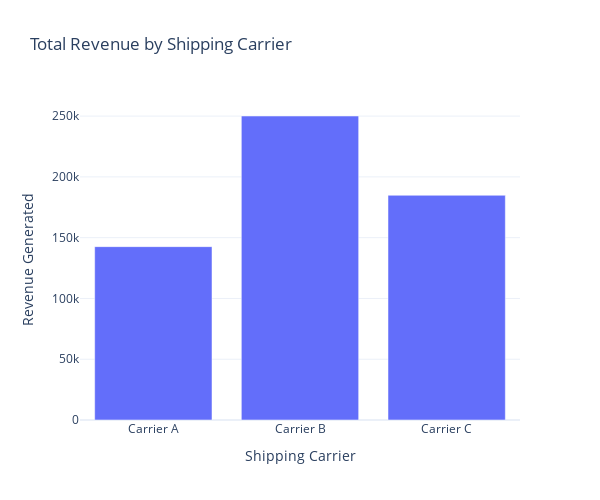

The code cell stored with this chart in its notebook:
### Code cell
total_revenue = data.groupby('Shipping carriers')['Revenue generated'].sum().reset_index()
fig = go.Figure()
fig.add_trace(go.Bar(x=total_revenue['Shipping carriers'],
                    y = total_revenue['Revenue generated']))
fig.update_layout(title='Total Revenue by Shipping Carrier',
                 height = 500, width = 600,
                 xaxis_title='Shipping Carrier',
                 yaxis_title='Revenue Generated')
fig.show()

### Figure 1 — Plotly figure (JSON) as saved in the notebook; plotly's stock layout.template omitted (floating-point values rounded to 4 significant figures)
{"data": [{"type": "bar", "x": ["Carrier A", "Carrier B", "Carrier C"], "y": [142600.0, 250100.0, 184900.0]}], "layout": {"height": 500, "title": {"text": "Total Revenue by Shipping Carrier"}, "width": 600, "xaxis": {"title": {"text": "Shipping Carrier"}}, "yaxis": {"title": {"text": "Revenue Generated"}}}}
